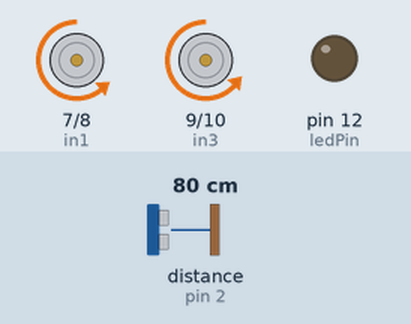
Bench run of a sketch on a simulated Arduino Uno, built with avr-gcc and run on an emulated ATmega328P. Parts: motor-driver pin pairs drawn as motors (green arrow = first pin HIGH = forward, orange = second pin HIGH = backward, longer = more drive, scaled by the enable pin), output pins drawn as LEDs (lit = HIGH). Wiring (inferred from the names in the program): ultrasonic range finder: trigger pin 3; echo pin 2. The inputs (shaded band) are chosen by the test bench; at power-on: distance to the obstacle (sensor on pin 2) 80 cm. The echo pulse lasts 58.3 µs per cm; pins used as bus, display or sensor lines are not drawn.

Above: at 1.2 s.
1.3 s: distance to the obstacle (sensor on pin 2) set to 29 cm
2.8 s: distance to the obstacle (sensor on pin 2) set to 22 cm
At 3.3 s:
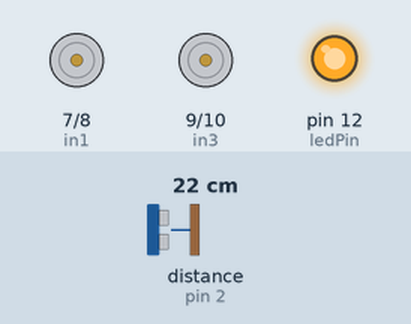
At 8.3 s:
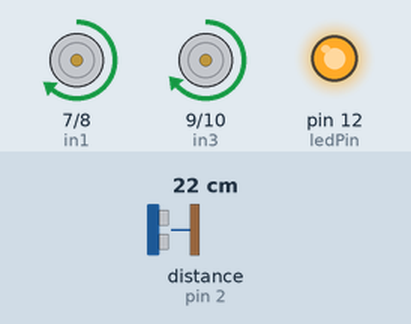
Timing chart, 0 to 10.3 s (numbered marks = the images above; inputs shaded):
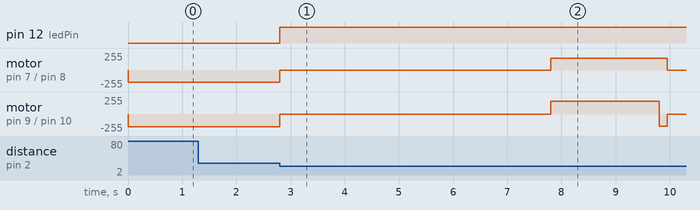

Measured:
- the behaviour switches between 26 and 25 cm on distance to the obstacle (sensor on pin 2) (found by bisection; images 0 and 1)
- after the input at 1.3 s, every drawn part: stays the same
- after the input at 2.8 s, pin 12 (ledPin): LOW → HIGH at once; motor on pin 7 (in1) / pin 8 (in2): backward 180/255 → stopped at once, → forward 180/255 5.0 s later, → stopped 2.2 s later; motor on pin 9 (in3) / pin 10 (in4): backward 190/255 → stopped at once, → forward 190/255 5.0 s later, → backward 180/255 2.0 s later, → stopped 0.15 s later

The sketch:

ejercicio_2.ino
```cpp
#include <Arduino.h>

//Definimos los pines del sensor y del puente h. Tambien definimos los estados para nuestro programa
#define AVANZANDO 1
#define FRENADO 0
#define MEDIR 2
#define RyG 3
#define ena 6
#define enb 11
#define in1 7
#define in2 8
#define in3 9
#define in4 10
#define trigPin 3
#define echoPin 2
#define ledPin 12

//establecemos nuestro estado de inicio
char estado = AVANZANDO;
//establecemos la variable que almacena la distancia medida por el sensor
float distancia;

//prototipos de nuestras funciones
void control(int velocidad1, int velocidad2);
float medir_distancia(void);

//La funcion control nos permite controlar la velocidad de cada motor por separado pasandole como parametros las velocidades de -255 a 255, negativo para retroceder, positivo para avanzar
void control(int velocidad1, int velocidad2){

    bool sentido1 = true;
    bool sentido2 = true;

    //si el parametro de la velocidad para el primer motor es negativa (menor a 0)
    if(velocidad1 < 0){
        //el sentido del primer motor va a ser false para que retroceda
        sentido1 = false;
        //pasamos la velocidad a positivo para usarla despues
        velocidad1 = -1 * velocidad1;
    }

    //lo mismo para el motor 2
    if(velocidad2 < 0){
        sentido2 = false;
        velocidad2 = -1 * velocidad2;
    }

    //enviamos a los enable de el motor 1 y 2 el valor analogico la velocidad de cada uno respectivamente
    analogWrite(ena, velocidad1);
    analogWrite(enb, velocidad2);

    //enviamos a ambos motores los sentidos que van a tener, siempre los sentidos en un mismo motor van a ser diferentes, entonces usamos una sola variable y la negamos
    digitalWrite(in1, sentido1);
    digitalWrite(in2, !sentido1);

    digitalWrite(in3, sentido2);
    digitalWrite(in4, !sentido2);
}

//para medir la distancia con el sensor de ultrasonido creamos la funcion medir_distancia
float medir_distancia(void) {

    //primero enviamos al pin del trigger una señal high por 10 microsegundos para que el sensor de ultrasonido emita una señal por 10 microsegundos
    digitalWrite(trigPin, HIGH);
    delayMicroseconds(10);
    digitalWrite(trigPin, LOW);

    //luego, medimos el tiempo que tarda en llegar el eco de la señal emitida con la funcion pulseIn()
    long duracion = pulseIn(echoPin, HIGH);
    //por ultimo para calcular la distancia
    float distancia = duracion/59;

    return distancia;
}

void setup() {
    //establecemos los modos de los pines
    pinMode(ledPin, OUTPUT);

    pinMode(ena, OUTPUT);
    pinMode(enb, OUTPUT);

    pinMode(in1, OUTPUT);
    pinMode(in2, OUTPUT);
    pinMode(in3, OUTPUT);
    pinMode(in4, OUTPUT);

    //declaramos el pin del trigger como output ya que es el encargado de enviar la señal
    pinMode(trigPin, OUTPUT);
    //declaramos el pin del trigger como input ya que es el encargado de recibir el eco la señal
    pinMode(echoPin, INPUT);

    //incializamos el trigger como low
    digitalWrite(trigPin, LOW);
}

void loop() {
    //establecemos los modos de los pines
    switch (estado)
    {
        //establecemos que sucede en el caso AVANZANDO
        case AVANZANDO:
            control(-180, -190);
            estado = MEDIR;
        break;
        //establecemos que sucede en el caso FRENADO
        case FRENADO:
            digitalWrite(ledPin, 1);
            control(0, 0);
            delay(5000);
            estado = RyG;
        break;
        //establecemos que sucede en el caso de RETROCESO Y GIRO
        case RyG:
            //RETROCEDER
            control(180, 190);
            delay(2000);
            //GIRO
            control(180, -180);
            delay(150);

            digitalWrite(ledPin, 0);
            estado = MEDIR;
        break;
        //establecemos que sucede en el caso MEDIR
        case MEDIR:
            distancia = medir_distancia();
            if (distancia < 25) estado = FRENADO;
            else estado = AVANZANDO;
        break;

        default:
        break;
    }

}
```
